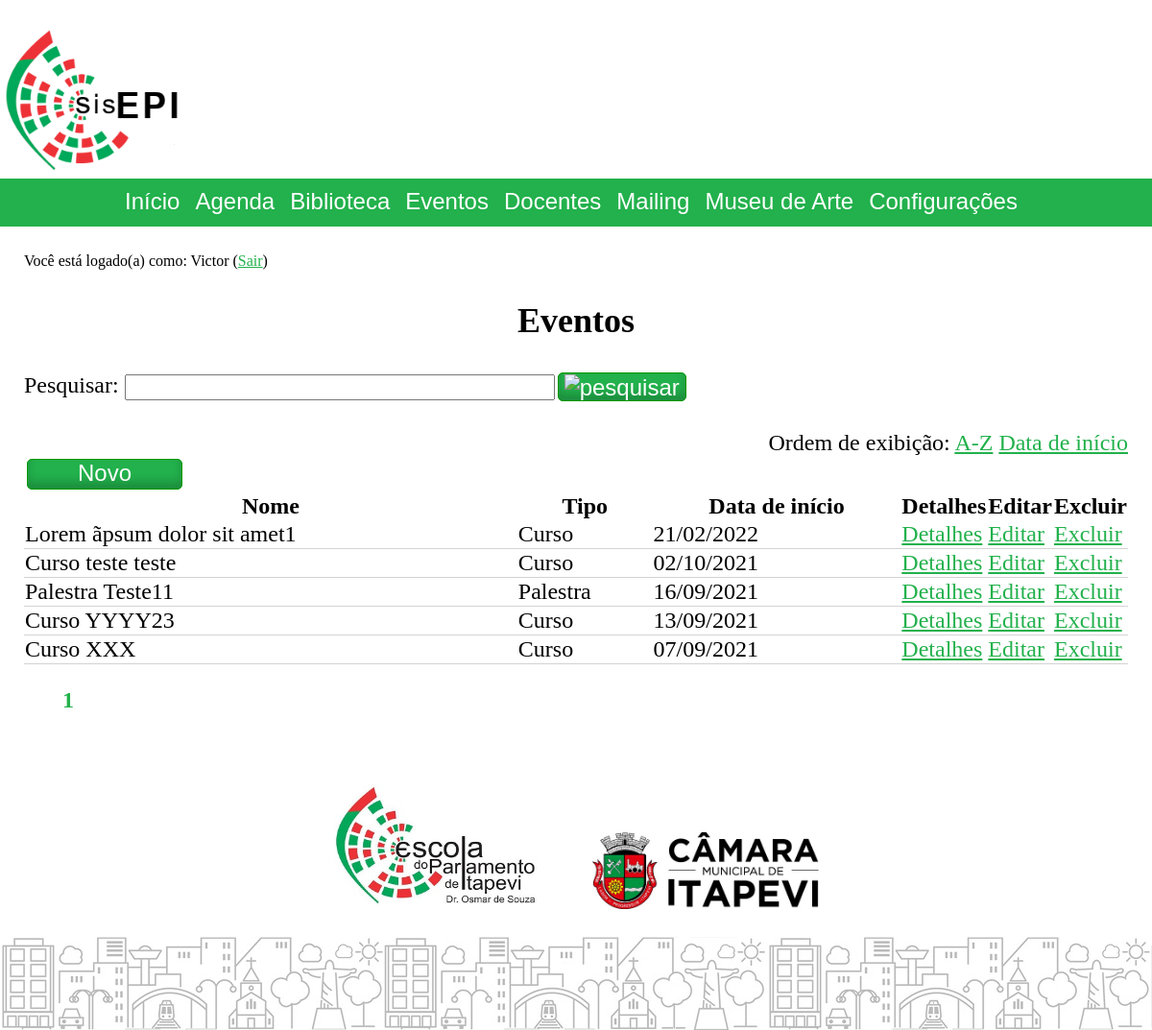
/index.php?cont=events&action=home (signed in), run on an earlier commit of the app's database.
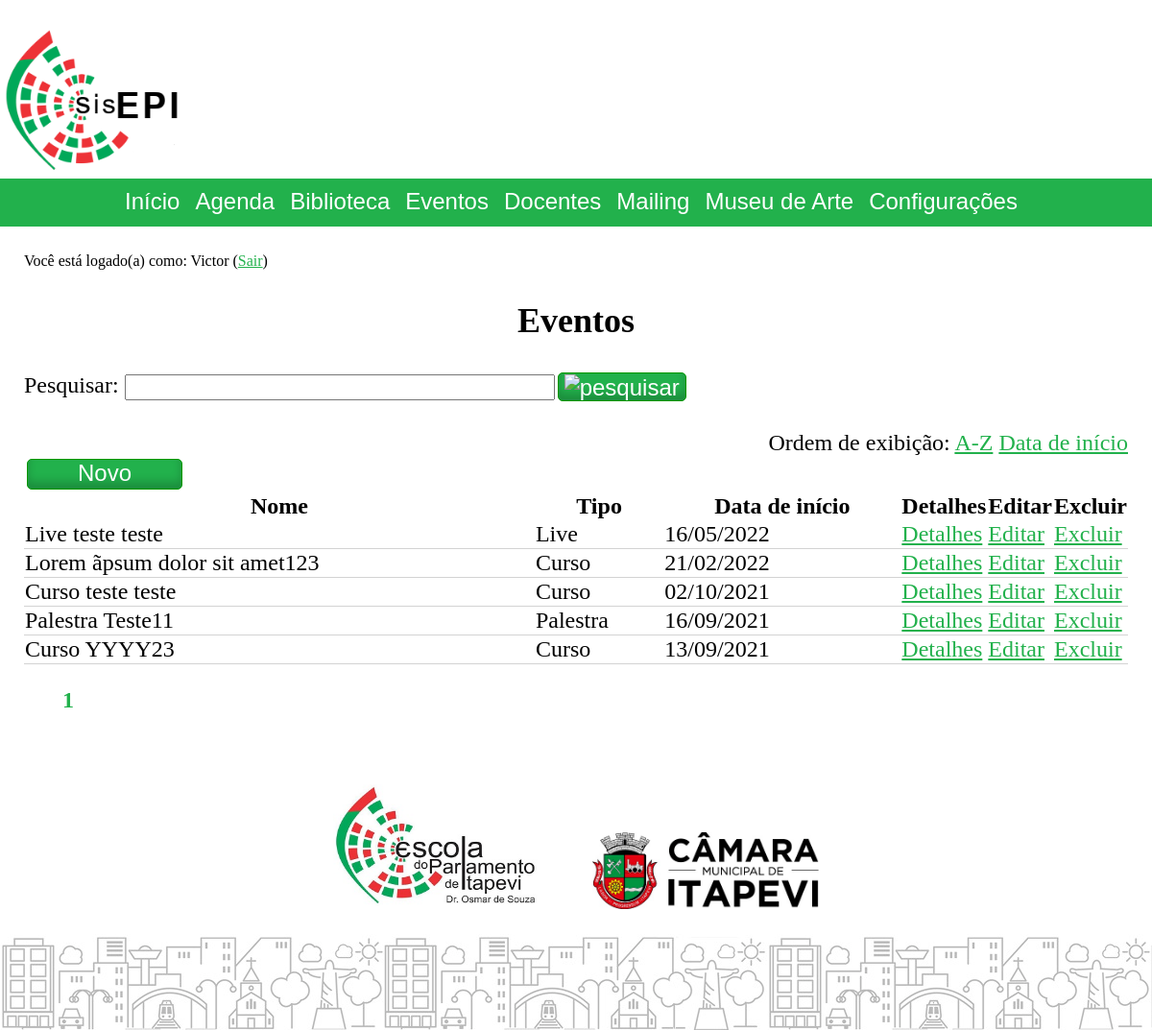
And on a later commit of the database.
### tables this page shows
CREATE TABLE `events` (
  `id` int UNSIGNED NOT NULL,
  `name` varchar(120) DEFAULT 'Evento sem nome',
  `typeId` int NOT NULL,
  `subscriptionListNeeded` tinyint(1) DEFAULT NULL,
  `subscriptionListClosureDate` date DEFAULT NULL,
  `maxSubscriptionNumber` int DEFAULT NULL,
  `allowLateSubscriptions` tinyint(1) NOT NULL DEFAULT '0',
  `posterImageAttachmentFileName` varchar(120) DEFAULT NULL,
  `responsibleForTheEvent` varchar(120) DEFAULT NULL,
  `moreInfos` mediumtext,
  `certificateText` varchar(500) DEFAULT NULL,
  `certificateBgFile` varchar(255) DEFAULT NULL,
  `checklistId` int DEFAULT NULL
);

CREATE TABLE `enums` (
  `type` varchar(10) NOT NULL,
  `id` int UNSIGNED NOT NULL,
  `value` varchar(120) NOT NULL
);

### controller/component/DataGrid.class.php (called while the page is built, shortened)
<?php
class DataGridComponent extends ComponentBase
{
	public function __construct($dataRowsArray = null)
	{
		$this->dataRows = $dataRowsArray;
	}
	public $dataRows;
	public $detailsButtonURL, $editButtonURL, $deleteButtonURL = null;
	public $RudButtonsFunctionParamName = "id";
	public function render()
	{
		$dataRows = $this->dataRows;
		$detailsButtonURL = $this->detailsButtonURL;
		$editButtonURL = $this->editButtonURL;
		$deleteButtonURL = $this->deleteButtonURL;
		$RudButtonsFunctionParamName = $this->RudButtonsFunctionParamName;
		$view = $this->get_view();
		require($view);
	}
}

### model/database/events.database.php (called while the page is built, shortened)
<?php
function getEventsPartially($page, $numResultsOnPage, $_orderBy, $searchKeywords, $optConnection = null)
{
	$orderBy = ($_orderBy === null || $_orderBy === "") ? "date" : $_orderBy;
	$conn = $optConnection ? $optConnection : createConnectionAsEditor();
	$dataRows = null;
	$queryBase = "SELECT events.id, events.name,  MIN(eventdates.date) AS date, enums.value as 'typeName'
		FROM `events`
		INNER JOIN eventdates ON eventdates.eventId = events.id
		inner JOIN enums on enums.type = 'EVENT' and enums.id = events.typeId ";
	$querySearch = "";
	$queryGroupBy = "GROUP BY events.id, events.name ";
	$queryOrderBy = "";
	if ($orderBy === "date")
		$queryOrderBy = "order by eventdates.date desc limit ?, ?";
	else
		$queryOrderBy = "order by events.name asc limit ?, ?";
	$query = $queryBase . $querySearch . $queryGroupBy . $queryOrderBy;
	if($stmt = $conn->prepare($query))
	{
		$calc_page = ($page - 1) * $numResultsOnPage;
		if ($querySearch !== "")
			$stmt->bind_param("sii", $searchKeywords, $calc_page, $numResultsOnPage);
		else
			$stmt->bind_param("ii", $calc_page, $numResultsOnPage);
		$stmt->execute();
		$result = $stmt->get_result();
		if ($result->num_rows > 0)
		{
			$dataRows = [];
			while ($row = $result->fetch_assoc())
			{
				array_push($dataRows, $row);
			}
		}
	}
	return $dataRows;
}

### controller/events.controller.php (called while the page is built, shortened)
<?php
require_once("model/database/events.database.php");
final class events extends BaseController
{
	public function home()
	{
		require_once("controller/component/DataGrid.class.php");
		$conn = createConnectionAsEditor();
		$paginatorComponent = new PaginatorComponent(getEventsCount(($_GET["q"] ?? ""), $conn), 20);
		$events = getEventsPartially($paginatorComponent->pageNum,
											$paginatorComponent->numResultsOnPage,
											($_GET["orderBy"] ?? ""),
											($_GET["q"] ?? ""),
											$conn);
		$outputDataRows = Data\transformDataRows($events,
		[
			'id' => fn($r) => $r['id'],
			'Nome' => fn($r) => $r['name'],
			'Tipo' => fn($r) => $r['typeName'],
			'Data de início' => fn($r) => date_format(date_create($r["date"]), "d/m/Y")
		]);
		$dataGridComponent = new DataGridComponent($outputDataRows);
		$dataGridComponent->detailsButtonURL = URL\URLGenerator::generateSystemURL("events", "view", "{param}");
		$dataGridComponent->editButtonURL = URL\URLGenerator::generateSystemURL("events", "edit", "{param}");
		$dataGridComponent->deleteButtonURL = URL\URLGenerator::generateSystemURL("events", "delete", "{param}");
	}
}

### includes/URL/URLGenerator.php (called while the page is built, shortened)
<?php
abstract class URLGenerator
{
	private static function appendQueryString($queryString = null, $directFileAccess = false)
	{
		$qsFinal = "";
		if (!empty($qsFinal))
			return self::useFriendlyURL || $directFileAccess ? "?$qsFinal" : "&$qsFinal";
		else
			return "";
	}
	public static function generateSystemURL($controller, $action = "home", $id = null, $queryString = null)
	{
		$url = self::useFriendlyURL ? self::URLBase . "/$controller/$action" : self::URLBase . "/index.php?cont=$controller&action=$action";
		if (!empty($id))
			$url .= self::useFriendlyURL ? "/$id" : "&id=$id";
		$url .= self::appendQueryString($queryString);
		return $url;
	}
}

### view/component/DataGrid.view.php (the view, shortened to what the changed rows need)
<?php
if (isset($dataRows[0]))
{
	function formatCellContent($value)
	{
		if ($value instanceof DataGridIcon)
			return $value->generateHTML();
		else
			return nl2br(hsc($value));
	}
?>
<table>
	<thead>
		<tr>
			<?php
			$count = 0;
			foreach ($dataRows[0] as $column => $value)
			{
				$count++;
				if (in_array($column, $columnsToHide)) continue;
				echo "<th>" . $column . "</th>";
				if ($count === count($dataRows[0]))
				{
					if (isset($detailsButtonURL) && !isset($columnNameAsDetailsButton)) echo '<th class="shrinkCell">Detalhes</th>';
					if (isset($editButtonURL)) echo '<th class="shrinkCell">Editar</th>';
					if (isset($deleteButtonURL)) echo '<th class="shrinkCell">Excluir</th>';
				}
			}
			?>
		</tr>
	</thead>
	<tbody>
		<?php
		foreach ($dataRows as $row)
		{
			echo "<tr>";
			$count = 0;
			foreach ($row as $column => $value)
			{
				$count++;
				if (in_array($column, $columnsToHide)) continue;
				if (isset($columnNameAsDetailsButton) && $columnNameAsDetailsButton === $column)
				{
					echo '<td><a href="' . str_replace("{param}", $row[$RudButtonsFunctionParamName], $detailsButtonURL) . '">' . formatCellContent($value) . '</a></td>';
				}
				else
				{
					echo "<td>" . formatCellContent($value) . "</td>";
				}
				if ($count === count($row))
				{
					if (isset($detailsButtonURL) && !isset($columnNameAsDetailsButton)) echo '<td class="shrinkCell"><a href="' . str_replace("{param}", $row[$RudButtonsFunctionParamName], $detailsButtonURL) .  '">Detalhes</a></td>';
					if (isset($editButtonURL)) echo '<td class="shrinkCell"><a href="' . str_replace("{param}", $row[$RudButtonsFunctionParamName], $editButtonURL) . '">Editar</a></td>';
					if (isset($deleteButtonURL)) echo '<td class="shrinkCell"><a href="' . str_replace("{param}", $row[$RudButtonsFunctionParamName], $deleteButtonURL) . '">Excluir</a></td>';
				}
			}
			echo "</tr>";
		}
		?>
	</tbody>
</table>
<?php
}
else
	echo "Não há dados disponíveis.";
?>

What changed in the data, as far as the page shows it:
removed events: name "Curso XXX", enums.value "Curso", value "07/09/2021"
added events: name "Live teste teste", enums.value "Live", value "16/05/2022"
Also different on the page:
new list line: "Lorem ãpsum dolor sit amet123"
list line gone: "Lorem ãpsum dolor sit amet1"
